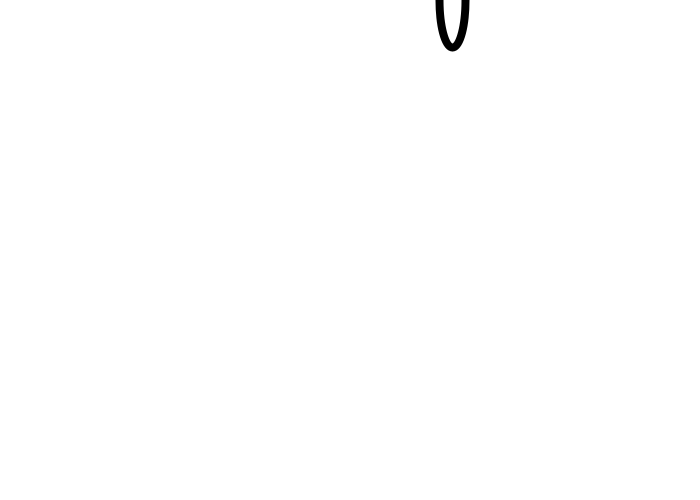
Frame 1 (no input)
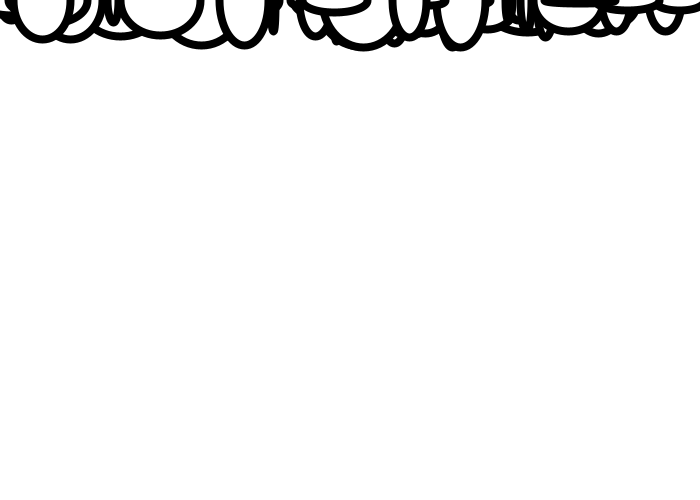
Frame 60 (the mouse pressed at the canvas centre just before this capture)
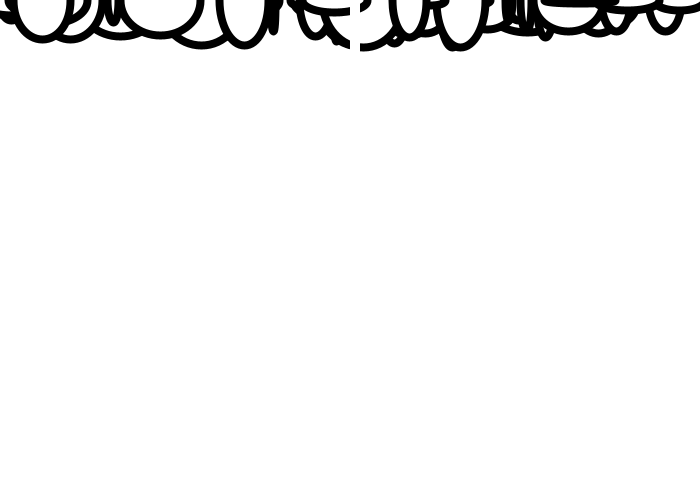
Frame 120 (the mouse held since frame 60 and released just before this capture)

The Processing sketch that drew these frames (run headless with seeded random() and noise(); from frame 60 on, the mouse is pressed at the canvas centre):

// Processing sketch: processing_160476
// ── processing_160476.pde

void setup(){
  size(700,500);
  background(255);
 smooth();
  frameRate(20);
}
 
void draw(){
 if (mousePressed){
noStroke();
fill(255);
  rect(mouseX,0,10,500); 
 } else {
   stroke(0);
   strokeWeight(8);
   if(key=='y'){fill(255,255,0);
   }
   if(key=='b'){fill(0,0,255);
   }
   if(key=='r'){fill(255,0,0);
   }
   if(key=='g'){fill(0,255,0);
   }
   if(key=='p'){fill(255,0,255);
   }
   ellipse(random(0,700),mouseY,random(0,100),random(0,100));
 

}
} 
 
 
void keyPressed(){
   if(key=='s'){
      saveImage();
 }
   if(key=='z'){
  background(255);
}
}
   
 void saveImage() {
  String fileName = timeStamp()+".tiff";
  PImage imageSave = get(0,0,width,height);
  imageSave.save(fileName);
}
 
String timeStamp() {
 String timestamp = year()+"_"+month()+"_"+day()+"_"+minute()+"_"+second()+"_"+millis();
 return timestamp;
}
